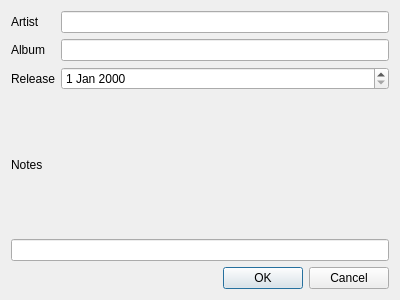
<?xml version="1.0" encoding="UTF-8"?>
<ui version="4.0">
 <class>Editor</class>
 <widget class="QDialog" name="Editor">
  <property name="geometry">
   <rect>
    <x>0</x>
    <y>0</y>
    <width>400</width>
    <height>300</height>
   </rect>
  </property>
  <property name="windowTitle">
   <string>Dialog</string>
  </property>
  <layout class="QVBoxLayout" name="verticalLayout">
   <item>
    <layout class="QGridLayout" name="gridLayout">
     <item row="0" column="1">
      <widget class="QLineEdit" name="txtArtist"/>
     </item>
     <item row="0" column="0">
      <widget class="QLabel" name="label">
       <property name="text">
        <string>Artist</string>
       </property>
      </widget>
     </item>
     <item row="2" column="1">
      <widget class="QDateEdit" name="dateRelease"/>
     </item>
     <item row="1" column="1">
      <widget class="QLineEdit" name="txtAlbum"/>
     </item>
     <item row="1" column="0">
      <widget class="QLabel" name="label_2">
       <property name="text">
        <string>Album</string>
       </property>
      </widget>
     </item>
     <item row="2" column="0">
      <widget class="QLabel" name="label_3">
       <property name="text">
        <string>Release</string>
       </property>
      </widget>
     </item>
    </layout>
   </item>
   <item>
    <widget class="QLabel" name="label_4">
     <property name="text">
      <string>Notes</string>
     </property>
    </widget>
   </item>
   <item>
    <widget class="QLineEdit" name="txtNotes"/>
   </item>
   <item>
    <widget class="QDialogButtonBox" name="buttonBox">
     <property name="orientation">
      <enum>Qt::Horizontal</enum>
     </property>
     <property name="standardButtons">
      <set>QDialogButtonBox::Cancel|QDialogButtonBox::Ok</set>
     </property>
    </widget>
   </item>
  </layout>
 </widget>
 <resources/>
 <connections>
  <connection>
   <sender>buttonBox</sender>
   <signal>accepted()</signal>
   <receiver>Editor</receiver>
   <slot>accept()</slot>
   <hints>
    <hint type="sourcelabel">
     <x>248</x>
     <y>254</y>
    </hint>
    <hint type="destinationlabel">
     <x>157</x>
     <y>274</y>
    </hint>
   </hints>
  </connection>
  <connection>
   <sender>buttonBox</sender>
   <signal>rejected()</signal>
   <receiver>Editor</receiver>
   <slot>reject()</slot>
   <hints>
    <hint type="sourcelabel">
     <x>316</x>
     <y>260</y>
    </hint>
    <hint type="destinationlabel">
     <x>286</x>
     <y>274</y>
    </hint>
   </hints>
  </connection>
 </connections>
</ui>
